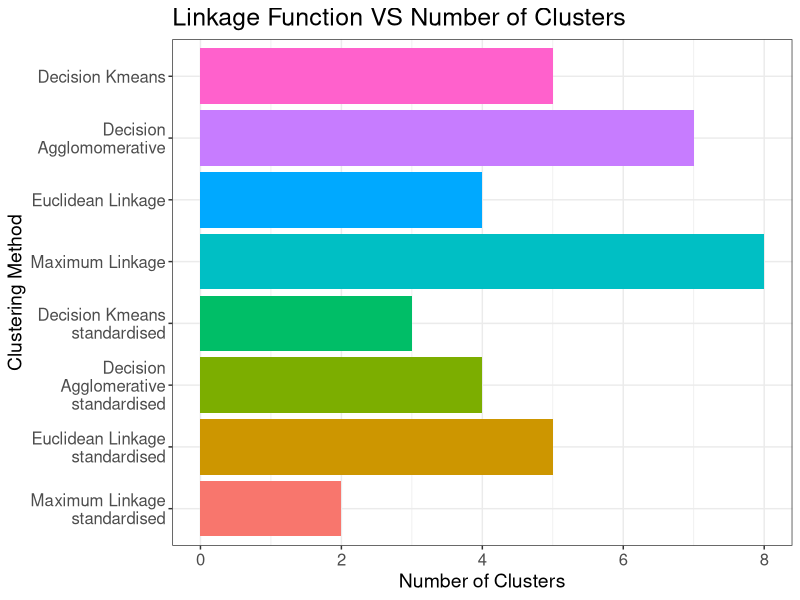

This figure's R source:
#R script to generate an extra image for the app
library(tidyverse)
data <- tibble(method = c("Maximum Linkage standardised",
                          "Euclidean Linkage standardised",
                          "Decision Agglomerative standardised",
                          "Decision Kmeans standardised",
                          "Maximum Linkage",
                          "Euclidean Linkage",
                          "Decision Agglomomerative",
                          "Decision Kmeans"), num_clusts = c(2,5,4,3,8,4,7,5)) %>%
  mutate(method = as_factor(method))


data %>% 
  ggplot(aes(num_clusts, x = method)) +
  geom_bar(stat="identity", position = "dodge", aes(fill = method)) +
  theme_bw() +
  coord_flip() +
  #Allowing labels to go onto 2 lines if required
  scale_x_discrete(labels = function(x) str_wrap(x, width = 20)) +
  theme(legend.position = "none") +
  #title ="Median Weekly Face-to-Face Appointment Count by Season",
  labs(y = "Number of Clusters",
       x = "Clustering Method") +
  # theme(axis.text.x = element_text(angle = 90)) + 
  theme(axis.text=element_text(size=12),
        axis.title=element_text(size=14),
        plot.title = element_text(size = 18)) +
  ggtitle("Linkage Function VS Number of Clusters")

